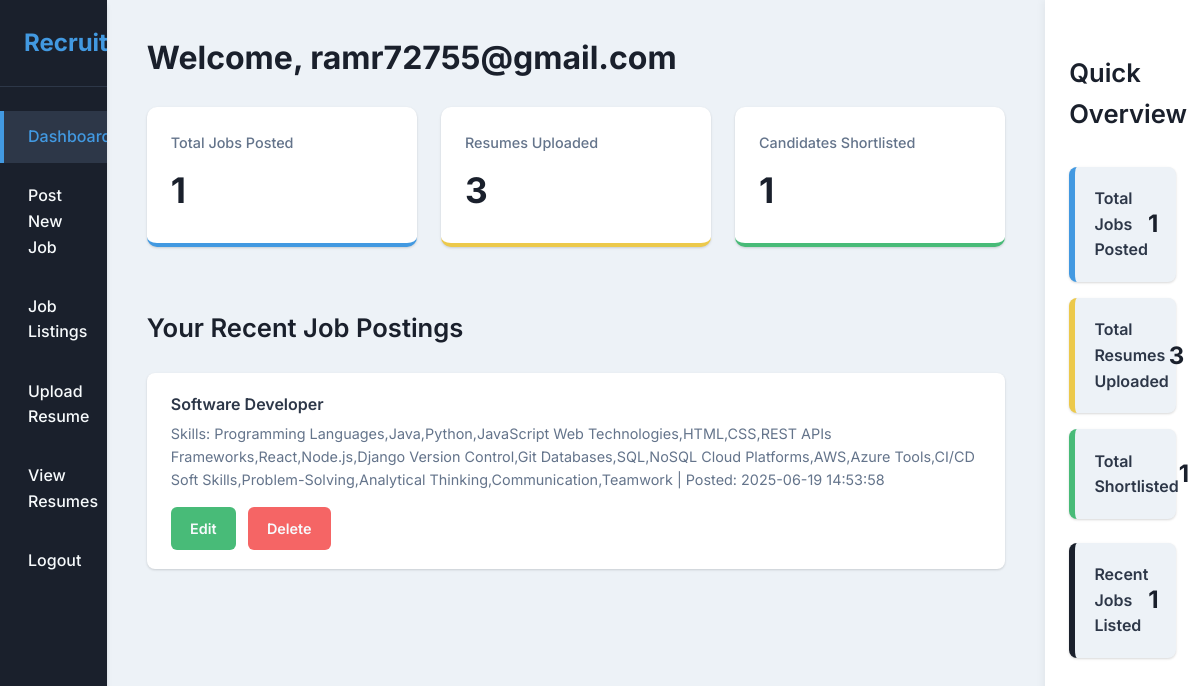
The app's page /dashboard (signed in) with its own data.
### tables this page shows
CREATE TABLE jobs (
        id INTEGER PRIMARY KEY AUTOINCREMENT,
        title TEXT NOT NULL,
        description TEXT NOT NULL,
        skills TEXT NOT NULL,
        posted_by TEXT NOT NULL,  -- email of the recruiter who posted
        created_at TIMESTAMP DEFAULT CURRENT_TIMESTAMP
    );

### app.py (the view)
@app.route('/dashboard')
def dashboard():
    if 'user' not in session:
        return redirect(url_for('login'))
    user_email = session['user']
    conn = get_db_connection()
    cursor = conn.cursor()
    cursor.execute("SELECT COUNT(*) FROM jobs")
    total_jobs = cursor.fetchone()[0]
    cursor.execute("SELECT COUNT(*) FROM resumes")
    total_resumes = cursor.fetchone()[0]
    cursor.execute("SELECT COUNT(*) FROM resumes WHERE shortlisted = 'yes'")
    shortlisted_count = cursor.fetchone()[0]
    cursor.execute("SELECT * FROM jobs ORDER BY created_at DESC LIMIT 5")
    recent_jobs = cursor.fetchall()
    conn.close()
    return render_template('dashboard.html',
                           user=user_email,
                           total_jobs=total_jobs,
                           total_resumes=total_resumes,
                           shortlisted_count=shortlisted_count,
                           recent_jobs=recent_jobs)

### app.py (called while the page is built)
def get_db_connection():
    conn = sqlite3.connect('database.db')
    conn.row_factory = sqlite3.Row
    return conn

### templates/dashboard.html (shortened to what this page needs)
<!DOCTYPE html>
<html lang="en">
<head>
    <link rel="stylesheet" href="https://cdnjs.cloudflare.com/ajax/libs/font-awesome/6.0.0-beta3/css/all.min.css">
</head>
<body>
    <div class="dashboard-container">
        <aside class="sidebar" id="sidebar">
            <div class="sidebar-header">
                <div class="sidebar-logo" id="sidebar-logo-toggle">
                    RecruitPro
                </div>
            </div>
            <nav>
                <ul class="nav-list">
                    <li class="nav-list-item"><span class="active">Dashboard</span></li>
                    <li class="nav-list-item"><a href="{{ url_for('post_job') }}">Post New Job</a></li>
                    <li class="nav-list-item"><a href="{{ url_for('list_jobs') }}">Job Listings</a></li>
                    <li class="nav-list-item"><a href="{{ url_for('upload_resume') }}">Upload Resume</a></li>
                    <li class="nav-list-item"><a href="{{ url_for('list_resumes') }}">View Resumes</a></li>
                    <li class="nav-list-item"><a href="{{ url_for('logout') }}">Logout</a></li>
                </ul>
            </nav>
        </aside>
        <main class="main-content">
            <div class="page-header-wrapper">
                <h1 class="page-header">Welcome, {{ user }}</h1>
            </div>
            <section class="stats-grid">
                <div class="stat-card jobs">
                    <span class="stat-card-label">Total Jobs Posted</span>
                    <strong class="stat-card-value">{{ total_jobs }}</strong>
                </div>
                <div class="stat-card resumes">
                    <span class="stat-card-label">Resumes Uploaded</span>
                    <strong class="stat-card-value">{{ total_resumes }}</strong>
                </div>
                <div class="stat-card shortlisted">
                    <span class="stat-card-label">Candidates Shortlisted</span>
                    <strong class="stat-card-value">{{ shortlisted_count }}</strong>
                </div>
            </section>
            <section class="recent-jobs-section">
                <h2 class="section-header">Your Recent Job Postings</h2>
                <div class="activity-list">
                    {% for job in recent_jobs %}
                    <div class="activity-item">
                        <div class="activity-details">
                            <div class="activity-title">{{ job['title'] }}</div>
                            <div class="activity-meta">Skills: {{ job['skills'] }} | Posted: {{ job['created_at'] }}</div>
                        </div>
                        <div class="action-buttons">
                            <a href="{{ url_for('edit_job', job_id=job['id']) }}" class="btn btn-edit">Edit</a>
                            <a href="{{ url_for('delete_job', job_id=job['id']) }}" class="btn btn-delete" onclick="return confirm('Are you sure you want to delete this job? This action cannot be undone.');">Delete</a>
                        </div>
                    </div>
                    {% else %}
                    <p>No recent job postings to display.</p>
                    {% endfor %}
                </div>
            </section>
        </main>
        <aside class="right-sidebar">
            <h2 class="right-sidebar-header">Quick Overview</h2>
            <div class="quick-stats-list">
                <div class="quick-stat-item blue">
                    <div class="quick-stat-label">Total Jobs Posted</div>
                    <div class="quick-stat-value">{{ total_jobs }}</div>
                </div>
                <div class="quick-stat-item yellow">
                    <div class="quick-stat-label">Total Resumes Uploaded</div>
                    <div class="quick-stat-value">{{ total_resumes }}</div>
                </div>
                <div class="quick-stat-item green">
                    <div class="quick-stat-label">Total Shortlisted</div>
                    <div class="quick-stat-value">{{ shortlisted_count }}</div>
                </div>
            </div>
            <div class="quick-stat-item">
                <div class="quick-stat-label">Recent Jobs Listed</div>
                <div class="quick-stat-value">{{ recent_jobs|length }}</div>
            </div>
        </aside>
    </div>
</body>
</html>

### records on screen
jobs: posted_by "ramr72755@gmail.com", title "Software Developer", skills "Programming Languages,Java,Python,JavaScript Web Technologies,HTML,CSS,REST APIs Frameworks,React,Node.js,Django Version Control,Git Databases,SQL,NoSQL Cloud Platforms,AWS,Azure Tools,CI/CD Soft Skills,Problem-Solving,Analytical Thinking,Communication,Teamwork", created_at "2025-06-19 14:53:58"

### other values on screen
{{ total_jobs }} "1"
{{ total_resumes }} "3"
{{ shortlisted_count }} "1"
{{ recent_jobs|length }} "1"
